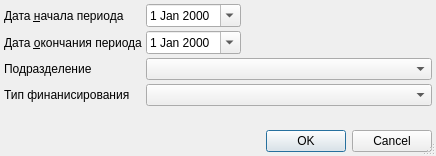
<?xml version="1.0" encoding="UTF-8"?>
<ui version="4.0">
 <class>ReportInvalidMKBEventsListSetup</class>
 <widget class="QDialog" name="ReportInvalidMKBEventsListSetup">
  <property name="windowModality">
   <enum>Qt::ApplicationModal</enum>
  </property>
  <property name="geometry">
   <rect>
    <x>0</x>
    <y>0</y>
    <width>436</width>
    <height>156</height>
   </rect>
  </property>
  <property name="sizePolicy">
   <sizepolicy hsizetype="Preferred" vsizetype="Maximum">
    <horstretch>0</horstretch>
    <verstretch>0</verstretch>
   </sizepolicy>
  </property>
  <property name="windowTitle">
   <string>параметры отчёта</string>
  </property>
  <property name="sizeGripEnabled">
   <bool>true</bool>
  </property>
  <property name="modal">
   <bool>true</bool>
  </property>
  <layout class="QGridLayout" name="gridLayout">
   <property name="margin">
    <number>4</number>
   </property>
   <property name="spacing">
    <number>4</number>
   </property>
   <item row="0" column="0">
    <widget class="QLabel" name="lblBegDate">
     <property name="text">
      <string>Дата &amp;начала периода</string>
     </property>
     <property name="buddy">
      <cstring>edtBegDate</cstring>
     </property>
    </widget>
   </item>
   <item row="5" column="1" colspan="5">
    <widget class="COrgStructureComboBox" name="cmbOrgStructure"/>
   </item>
   <item row="1" column="0">
    <widget class="QLabel" name="lblEndDate">
     <property name="text">
      <string>Дата &amp;окончания периода</string>
     </property>
     <property name="buddy">
      <cstring>edtEndDate</cstring>
     </property>
    </widget>
   </item>
   <item row="0" column="3" colspan="3">
    <spacer>
     <property name="orientation">
      <enum>Qt::Horizontal</enum>
     </property>
     <property name="sizeHint" stdset="0">
      <size>
       <width>61</width>
       <height>20</height>
      </size>
     </property>
    </spacer>
   </item>
   <item row="8" column="0" colspan="6">
    <widget class="QDialogButtonBox" name="buttonBox">
     <property name="orientation">
      <enum>Qt::Horizontal</enum>
     </property>
     <property name="standardButtons">
      <set>QDialogButtonBox::Cancel|QDialogButtonBox::Ok</set>
     </property>
    </widget>
   </item>
   <item row="7" column="0" colspan="6">
    <spacer>
     <property name="orientation">
      <enum>Qt::Vertical</enum>
     </property>
     <property name="sizeHint" stdset="0">
      <size>
       <width>428</width>
       <height>16</height>
      </size>
     </property>
    </spacer>
   </item>
   <item row="5" column="0">
    <widget class="QLabel" name="lblOrgStructure">
     <property name="text">
      <string>Подразделение</string>
     </property>
    </widget>
   </item>
   <item row="6" column="0">
    <widget class="QLabel" name="lblFinance">
     <property name="text">
      <string>Тип финанисирования</string>
     </property>
    </widget>
   </item>
   <item row="0" column="1" colspan="2">
    <widget class="CDateEdit" name="edtBegDate">
     <property name="sizePolicy">
      <sizepolicy hsizetype="Maximum" vsizetype="Fixed">
       <horstretch>0</horstretch>
       <verstretch>0</verstretch>
      </sizepolicy>
     </property>
     <property name="calendarPopup">
      <bool>true</bool>
     </property>
    </widget>
   </item>
   <item row="1" column="1" colspan="2">
    <widget class="CDateEdit" name="edtEndDate">
     <property name="sizePolicy">
      <sizepolicy hsizetype="Maximum" vsizetype="Fixed">
       <horstretch>0</horstretch>
       <verstretch>0</verstretch>
      </sizepolicy>
     </property>
     <property name="calendarPopup">
      <bool>true</bool>
     </property>
    </widget>
   </item>
   <item row="1" column="3" colspan="3">
    <spacer>
     <property name="orientation">
      <enum>Qt::Horizontal</enum>
     </property>
     <property name="sizeHint" stdset="0">
      <size>
       <width>61</width>
       <height>20</height>
      </size>
     </property>
    </spacer>
   </item>
   <item row="6" column="1" colspan="5">
    <widget class="CRBComboBox" name="cmbFinance"/>
   </item>
  </layout>
 </widget>
 <customwidgets>
  <customwidget>
   <class>CDateEdit</class>
   <extends>QDateEdit</extends>
   <header>library/DateEdit.h</header>
  </customwidget>
  <customwidget>
   <class>CRBComboBox</class>
   <extends>QComboBox</extends>
   <header>library/crbcombobox.h</header>
  </customwidget>
  <customwidget>
   <class>COrgStructureComboBox</class>
   <extends>QComboBox</extends>
   <header>Orgs/OrgStructComboBoxes</header>
  </customwidget>
 </customwidgets>
 <tabstops>
  <tabstop>edtBegDate</tabstop>
  <tabstop>edtEndDate</tabstop>
  <tabstop>cmbOrgStructure</tabstop>
  <tabstop>cmbFinance</tabstop>
  <tabstop>buttonBox</tabstop>
 </tabstops>
 <resources/>
 <connections>
  <connection>
   <sender>buttonBox</sender>
   <signal>accepted()</signal>
   <receiver>ReportInvalidMKBEventsListSetup</receiver>
   <slot>accept()</slot>
   <hints>
    <hint type="sourcelabel">
     <x>124</x>
     <y>743</y>
    </hint>
    <hint type="destinationlabel">
     <x>70</x>
     <y>270</y>
    </hint>
   </hints>
  </connection>
  <connection>
   <sender>buttonBox</sender>
   <signal>rejected()</signal>
   <receiver>ReportInvalidMKBEventsListSetup</receiver>
   <slot>reject()</slot>
   <hints>
    <hint type="sourcelabel">
     <x>237</x>
     <y>743</y>
    </hint>
    <hint type="destinationlabel">
     <x>279</x>
     <y>272</y>
    </hint>
   </hints>
  </connection>
 </connections>
</ui>
